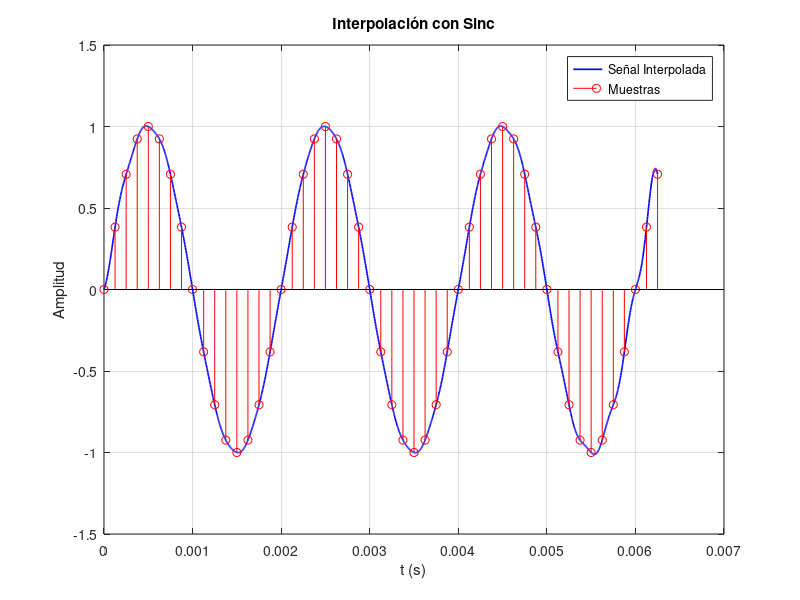

Write the MATLAB code that produced this figure.
% Ejemplo: Interpolar secuencia con una sinc
% (Se asume fs y la secuencia x[n])
fs = 8000;
T = 1/fs;
n = 0:50;
x_samp = sin(2*pi*500*n*T);  % muestras

% Interpolar en un t continuo:
t_dense = linspace(0, 50*T, 2000);
x_interp = zeros(size(t_dense));
for i = 1:length(n)
    % sinc centered at nT
    x_interp = x_interp + x_samp(i)* ...
               sinc((t_dense - n(i)*T)/(T));
end

figure;
plot(t_dense, x_interp,'b','LineWidth',1.2); hold on;
stem(n*T, x_samp,'r');
title('Interpolación con Sinc');
xlabel('t (s)'); ylabel('Amplitud');
grid on;
legend('Señal Interpolada','Muestras');
